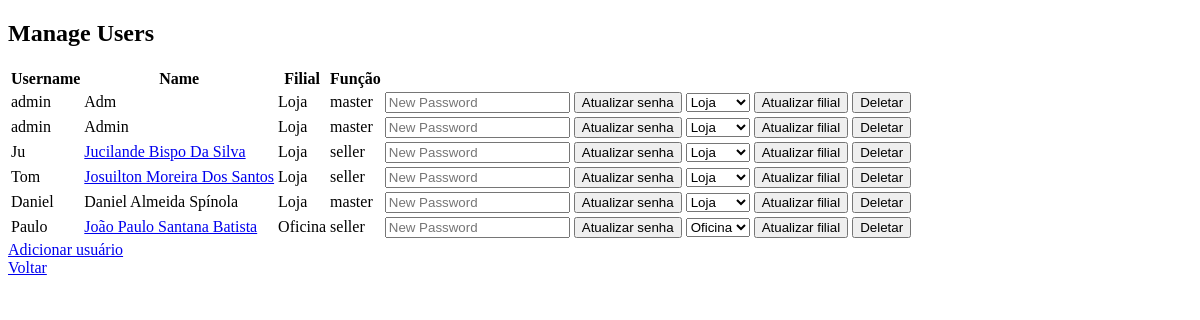
Before: /users (signed in) with the older database file.
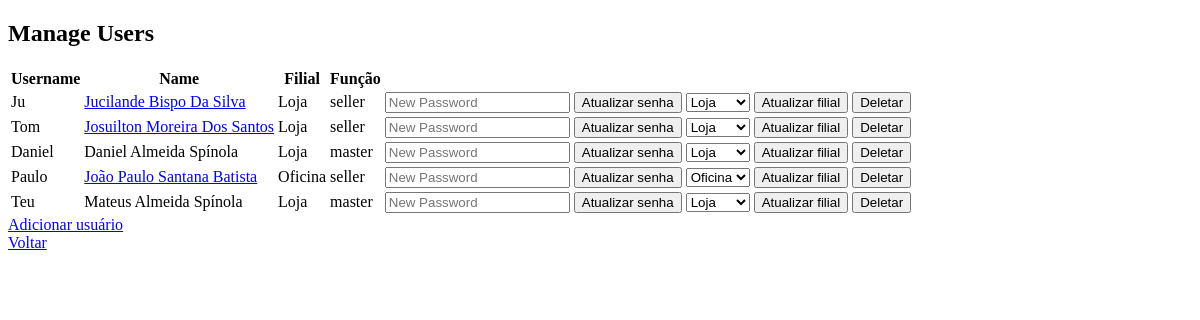
After: the same page with the newer database file.
### tables this page shows
CREATE TABLE Users (
        id INTEGER PRIMARY KEY AUTOINCREMENT,
        username TEXT NOT NULL,
        password TEXT NOT NULL,
        name TEXT NOT NULL,  -- Nome completo do usuário
        role TEXT NOT NULL  -- 'seller' ou 'master'
    , branch TEXT DEFAULT 'Loja');

### modules/users/__init__.py (the view)
@users_bp.route('/users')
def users():
    if 'user_id' not in session or session['role'] != 'master':
        return redirect(url_for('users.login'))
    conn = get_db_connection()
    cursor = conn.cursor()
    cursor.execute('SELECT * FROM Users')
    users = cursor.fetchall()
    conn.close()
    return render_template('users.html', users=users)

### modules/db.py (called while the page is built)
def get_db_connection():
    conn = sqlite3.connect('sales_tracking.db')
    conn.row_factory = sqlite3.Row
    return conn

### templates/users.html (shortened to what this page needs)
{% extends "base.html" %}
{% block content %}
    <h2>Manage Users</h2>
    <table>
        <thead>
            <tr>
                <th>Username</th>
                <th>Name</th>
                <th>Filial</th>
                <th>Função</th>
                <th></th>
            </tr>
        </thead>
        <tbody>
            {% for user in users %}
            <tr>
                <td>{{ user['username'] }}</td>
                <td>
                    {% if user['role'] == 'seller' %}
                    <a href="{{ url_for('dashboards.dashboard', seller_id=user['id']) }}">{{ user['name'] }}</a>
                    {% else %}
                    {{ user['name'] }}
                    {% endif %}
                </td>
                <td>{{ user['branch'] }}</td>
                <td>{{ user['role'] }}</td>
                <td>
                    <form action="{{ url_for('users.update_password', user_id=user['id']) }}" method="post" style="display:inline;">
                        <input type="password" name="new_password" placeholder="New Password" required>
                        <button type="submit">Atualizar senha</button>
                    </form>
                    <form action="{{ url_for('users.update_branch', user_id=user['id']) }}" method="post" style="display:inline;">
                        <select name="new_branch" required>
                            <option value="Loja" {% if user['branch'] == 'Loja' %}selected{% endif %}>Loja</option>
                            <option value="Oficina" {% if user['branch'] == 'Oficina' %}selected{% endif %}>Oficina</option>
                        </select>
                        <button type="submit">Atualizar filial</button>
                    </form>
                    <form action="{{ url_for('users.delete_user', user_id=user['id']) }}" method="post" style="display:inline;">
                        <button type="submit"> Deletar </button>
                    </form>
                </td>
            </tr>
            {% endfor %}
        </tbody>
    </table>
    <a href="{{ url_for('users.register') }}">Adicionar usuário</a><br>
    <a href="{{ url_for('dashboards.dashboard') }}">Voltar</a>
{%endblock%}

### templates/base.html (shortened to what this page needs)
<!DOCTYPE html>
<html lang="pt-br">
<head>
</head>
<body>
    {% block content %}{% endblock %}
</body>
</html>

Changed rows visible on the page:
removed Users: username "admin", name "Adm", branch "Loja", role "master", new_branch "Loja"
removed Users: username "admin", name "Admin", branch "Loja", role "master", new_branch "Loja"
added Users: username "Teu", name "Mateus Almeida Spínola", branch "Loja", role "master", new_branch "Loja"
